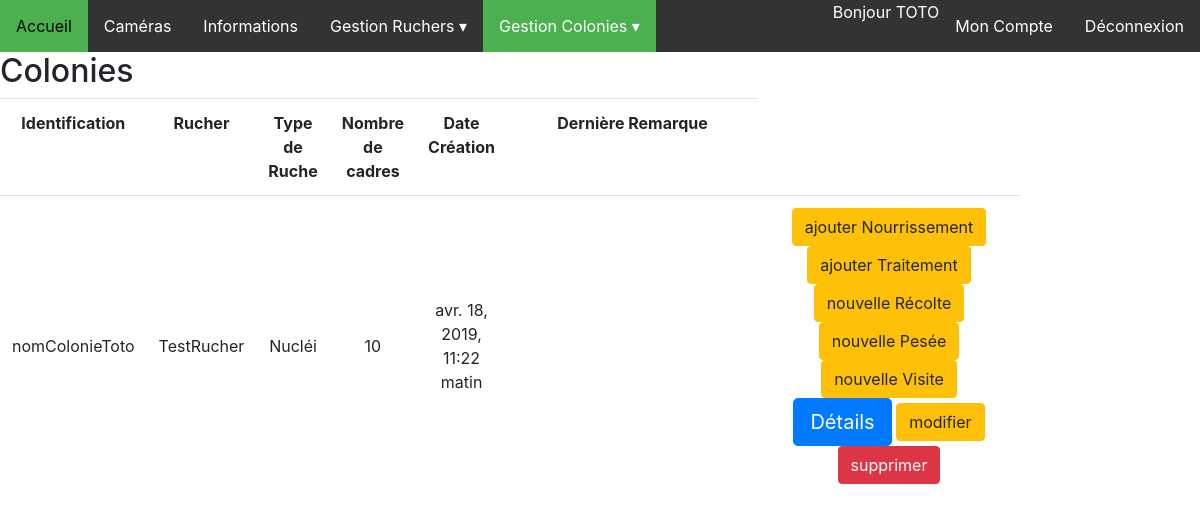
The page /afficherColonies (signed in) on the database its author committed.
### ruches/models.py (models this page shows, shortened)
class Colonie(models.Model):
    nom = models.CharField(max_length=200)
    rucher = models.ForeignKey(Rucher, on_delete=models.CASCADE)
    type = models.ForeignKey(TypeRuche, on_delete=models.CASCADE)
    nombre_de_cadres = models.CharField(max_length=20)
    date = models.DateTimeField(default=datetime.datetime.now)
    remarque = models.CharField(max_length=1024, null=True)

class Rucher(models.Model):
    nom = models.CharField(max_length=200, unique=True)
    user = models.ForeignKey(User, on_delete=models.CASCADE, null=True)
    adresseP = models.CharField(max_length=200, default='')
    adresseS = models.CharField(max_length=200, null=True, default='')
    codePostal = models.CharField(max_length=5, default='')
    ville = models.CharField(max_length=200, default='')
    def __str__(self):
        return self.nom

class TypeRuche(models.Model):
    nom = models.CharField(max_length=200)
    def __str__(self):
        return self.nom

### ruches/views.py (the view)
# urls.py: path('afficherColonies', views.afficherColonies, name='afficherColonies'),
def afficherColonies(request):
    colonies = Colonie.objects.all()
    return render(request, 'Apiculteurs/affichage/afficherColonies.html', {'colonies': colonies})

### templates/Apiculteurs/affichage/afficherColonies.html (shortened to what this page needs)
{% load static %}
<!DOCTYPE html>
<html lang="fr">
<head>
    <link rel="stylesheet" type="text/css" href="{% static 'ProjetRuches/css/style.css' %}">
    <link rel="stylesheet" href="https://stackpath.bootstrapcdn.com/bootstrap/4.1.3/css/bootstrap.min.css"
>
</head>
<body>
<ul class="navbarMenu">
    <li class="liNavBar"><a href="home">Accueil</a></li>
    <li class="liNavBar"><a href="camerasUser">Caméras</a></li>
    <li class="liNavBar"><a href="informationsUser">Informations</a></li>
    {% if user.is_authenticated %}
    <li class="dropdown2">
        <div class="dropbtn">Gestion Ruchers &#9662</div>
    </li><li class="dropdown2">
        <div class="dropbtn active">Gestion Colonies &#9662</div>
    </li>
    <li class="right liNavBar"><a href="{% url 'logout' %}">Déconnexion</a></li>
    <li class="right liNavBar"><a href="/monCompte">Mon Compte</a></li>
    {% if user.is_superuser %}
    <li class="right liNavBar"><a href="showUsersAdmin">Administration</a></li>
    <li class="right liNavBar">Bonjour {{ user.username }} (superuser)</li>
    {% else %}
    <li class="right liNavBar">Bonjour {{ user.username }}</li>
    {% endif %}
    {% else %}
    <li class="right liNavBar"><a href="{% url 'login' %}">Connexion</a></li>
    <li class="right liNavBar"><a href="inscription">Inscription</a></li>
    {% endif %}
</ul>
<div>
    <h2>Colonies</h2>
    {% if user.is_authenticated %}
    <div class="table-responsive" style="padding-right: 15%">
        <table class="table table-hover" style="text-align: center">
            <tr>
                <th>Identification</th>
                <th>Rucher</th>
                <th>Type de Ruche</th>
                <th>Nombre de cadres</th>
                <th>Date Création</th>
                <th>Dernière Remarque</th>
            </tr>
            {% for colonie in colonies %}
            {% if colonie.rucher.user == user or user.is_staff%}
            <tr>
                <td style="vertical-align: middle">{{ colonie.nom }}</td>
                <td style="vertical-align: middle">{{ colonie.rucher }}</td>
                <td style="vertical-align: middle">{{ colonie.type }}</td>
                <td style="vertical-align: middle">{{ colonie.nombre_de_cadres }}</td>
                <td style="vertical-align: middle">{{ colonie.date }}</td>
                <td style="vertical-align: middle; width: 550px">{{ colonie.remarque }}</td>
                <td style="vertical-align: middle; width: 350px">
                    <form method="get" style="display: inline-block" action="{% url 'ajouterNourrissement' colonie.rucher colonie.nom %}">
                        <button type="submit" class="btn btn-warning m-0">ajouter Nourrissement</button>
                    </form>
                    <form method="get" style="display: inline-block" action="{% url 'ajouterTraitement' colonie.rucher colonie.nom %}">
                        <button type="submit" class="btn btn-warning m-0">ajouter Traitement</button>
                    </form>
                    <form method="get" style="display: inline-block" action="{% url 'ajouterRecolte' colonie.rucher colonie.nom %}">
                        <button type="submit" class="btn btn-warning m-0">nouvelle Récolte</button>
                    </form>
                    <form method="get" style="display: inline-block" action="{% url 'ajouterPesee' colonie.rucher colonie.nom %}">
                        <button type="submit" class="btn btn-warning m-0">nouvelle Pesée</button>
                    </form>
                    <form method="get" style="display: inline-block" action="{% url 'createFeuilleVisite' colonie.rucher colonie.nom 1 %}">
                        <button type="submit" class="btn btn-warning m-0">nouvelle Visite</button>
                    </form>
                    <form id="formDetails" method="get" style="display: inline-block"
                          action="#">
                        <button type="submit" class="btn btn-primary btn-lg m-0">Détails</button>
                    </form>
                    <form id="formModif" method="get" style="display: inline-block">
                        <button type="submit" class="btn btn-warning m-0">modifier</button>
                    </form>
                    <form id="formDel" method="post" onsubmit="return validateRucher(this,'{{colonie.nom}}')" style="display: inline-block"
                          action="{% url 'validSupprimerColonie' colonie.nom colonie.rucher %}">
                        <button type="submit" class="btn btn-danger m-0">supprimer</button>
                    </form>
                </td>
            </tr>
            {% endif %}
            {% endfor %}
        </table>
    </div>
    {% else %}
    <p>You are not logged</p>
    {% endif %}
</div>
</body>
</html>

### static/ProjetRuches/css/style.css (style rules this page uses)
body { margin: 0; }
ul.navbarMenu { list-style-type: none; margin: 0; padding: 0; overflow: hidden; background-color: #333; }
li.liNavBar { float: left; }
ul.navbarMenu li.right { float: right; color: white }
li.liNavBar a { text-decoration: none; }
li.liNavBar a, .dropbtn { display: inline-block; color: white; text-align: center; padding: 14px 16px; text-decoration: none; }
li.dropdown2 { display: inline-block; }
.active { background-color: #4CAF50; }

### rows shown on the page
Colonie: nom "nomColonieToto", rucher "TestRucher", type "Nucléi", nombre_de_cadres "10", date "avr. 18, 2019, 11:22 matin"

### other values the page prints
{{ user.username }} "TOTO"
